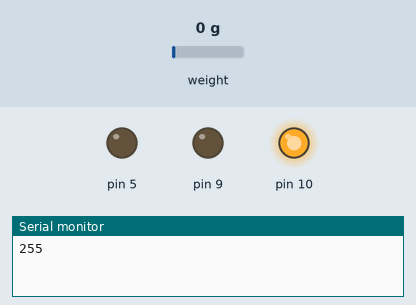
Simulated run of this sketch. Board: Arduino Leonardo, built with avr-gcc and run on an emulated ATmega32U4. Parts: output pins drawn as LEDs (lit = HIGH), the last lines printed to the serial monitor. The test bench sets the inputs (shaded band); at power-on: weight on the scale 0 g. USB keyboard and mouse output is not drawn.

Above: at 0.1 s.
At 0.7 s:
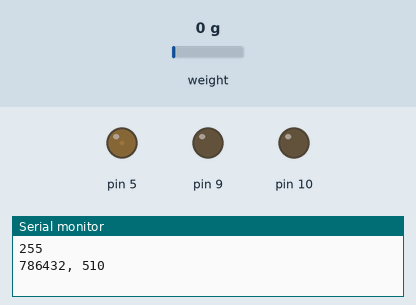
Timing chart, 0 to 2.2 s (numbered marks = the images above):
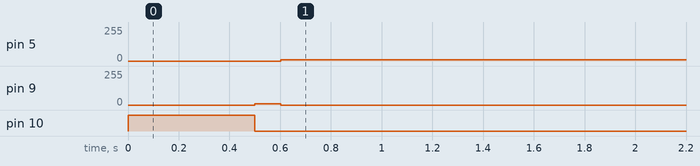

Measured:
- by itself, pin 5: 0/255 → 10/255 at 0.60 s
- by itself, pin 9: 0/255 → 10/255 at 0.50 s, → 0/255 0.10 s later
- by itself, pin 10: HIGH → LOW at 0.50 s

The sketch:

Sktech_ABNT.ino
```cpp
#include <Keyboard.h>
#include <EEPROM.h>
#include "HX711.h"
#include <movingAvg.h>
#include <Esplora.h>

movingAvg  media(50);


const int LOADCELL_DOUT_PIN = 8;
const int LOADCELL_SCK_PIN = 16;
int threshold = 300;

long int diff;
long reading1;
HX711 scale;

void setup() {
  Esplora.writeRGB(255, 255, 255);
  Serial.begin(9600);
  scale.begin(LOADCELL_DOUT_PIN, LOADCELL_SCK_PIN);
  media.begin();
  Keyboard.begin();
  Serial.println(EEPROM.read(0));
  if (EEPROM.read(0) > 10) {
    threshold = EEPROM.read(0) * 2;
  }

  while (diff > threshold) {
    long reading1 = scale.read() - 800000;
    diff = abs(reading1 - media.reading(reading1));
  }
  Esplora.writeRGB(0, 255, 0);
  delay(500);
}

void loop() {
  //Serial.println('.');
  if (scale.is_ready()) {//
    Esplora.writeRGB(0, 0, 10);
    reading1 = scale.read() - 800000;
    diff = abs(reading1 - media.reading(reading1));
    Serial.print(diff);
    Serial.print(", ");
    Serial.println(threshold);

    if (Serial.available() > 0) {
      char a = Serial.read();
      switch (a) {
        case 'u':
          threshold += 4;
          EEPROM.write(0, threshold / 2);
          break;

        case 'd':
          threshold -= 4;
          EEPROM.write(0, threshold / 2);
          break;
      }
    }


    if (diff > threshold) {
      Esplora.writeRGB(10, 0, 0);
      Keyboard.press('s');
      delay(20);
      Keyboard.release('s');

      //delay(20000);//aa
      unsigned long int tantes = millis();
      while (millis() - tantes < 20000) {
        reading1 = scale.read() - 800000;
        diff = abs(reading1 - media.reading(reading1));
        Serial.print(diff);
        Serial.print(", ");
        Serial.println(threshold);

        if (Serial.available() > 0) {
          char a = Serial.read();
          switch (a) {
            case 'u':
              threshold += 4;
              EEPROM.write(0, threshold / 2);
              break;

            case 'd':
              threshold -= 4;
              EEPROM.write(0, threshold / 2);
              break;
          }
        }
      }


      Keyboard.press('a');
      delay(20);
      Keyboard.release('a');
      Keyboard.releaseAll();
      while (diff > threshold) {
        reading1 = scale.read() - 800000;
        diff = abs(reading1 - media.reading(reading1));
      }

    }
  }

  delay(10);

}
```
